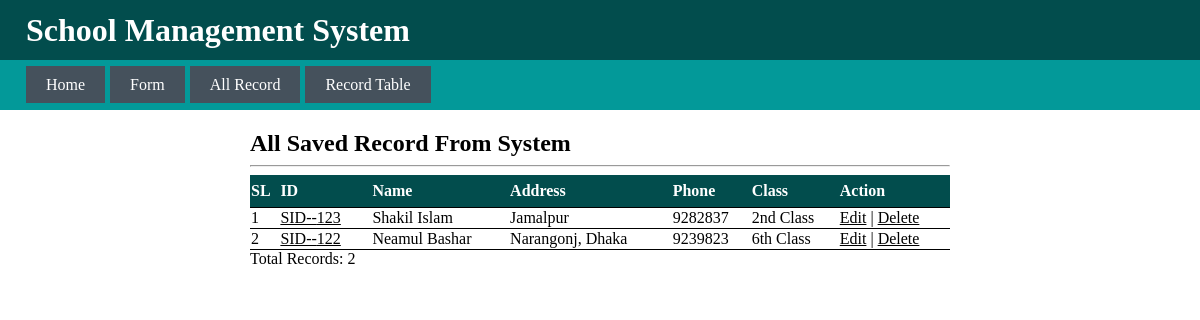
/record/, run on an earlier commit of the app's database.
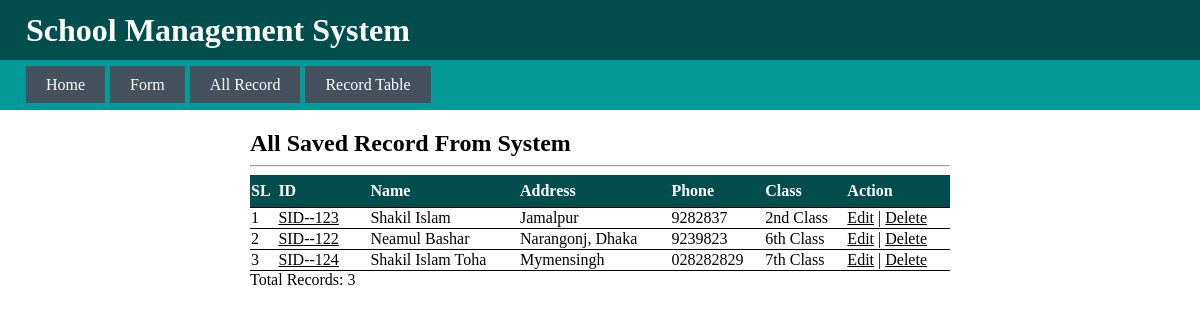
And on a later commit of the database.
### form/models.py (models this page shows)
class studeninfo(models.Model):
    stu_id          = models.IntegerField(unique=True)
    stu_name        = models.CharField(max_length=100)
    stu_dob         = models.DateField(max_length=15)
    stu_address     = models.CharField(max_length=200)
    stu_phone       = models.CharField(max_length=20)
    stu_em_phone    = models.CharField(max_length=20)
    stu_class       = models.CharField(max_length=20)
    stu_img         = models.ImageField(null=True, blank=True, upload_to='images/')

### form/views.py (the view)
# urls.py: path('record/', views.recordData, name='record'),
def recordData(request):
    data = studeninfo.objects.all()[0:]
    msg = f'all saved record from system'
    row_count = len(data)
    context = {
        'msg': msg,
        'data': data,
        'trow': row_count
    }
    return render(request, 'records.html', context)

### templates/records.html
{% extends 'base.html' %} {% load static %} {% block title %}Record{% endblock title %} {% block templates %}
<div class="table-header">
  <h2>{{ msg }}</h2>
  <hr />
  <table>
    <thead>
      <th>SL</th>
      <th>ID</th>
      <th>Name</th>
      <th>Address</th>
      <th>Phone</th>
      <th>Class</th>
      <th>Action</th>
    </thead>
    {% for x in data %}
    <tbody>
      <td>{{ forloop.counter }}</td>
      <td><a href="{% url 'userinfo' stdid=x.stu_id %}">SID--{{x.stu_id}} </a></td>
      <td>{{x.stu_name}}</td>
      <td>{{x.stu_address}}</td>
      <td>{{x.stu_phone}}</td>
      <td>{{x.stu_class}}</td>
      <td>
        <a href="{% url 'userinfoedit' stdid=x.stu_id %}">Edit</a> |
        <a href="{% url 'delete' stdid=x.stu_id %}">Delete</a>
      </td>
    </tbody>
    {% endfor %}
  </table>
  <p>Total Records: {{ trow }}</p>
</div>
{% endblock templates %}

What changed in the data, as far as the page shows it:
added studeninfo: stu_id "124", stu_name "Shakil Islam Toha", stu_address "Mymensingh", stu_phone "028282829", stu_class "7th Class"
Also different on the page:
{{ trow }}: "2" → "3"
